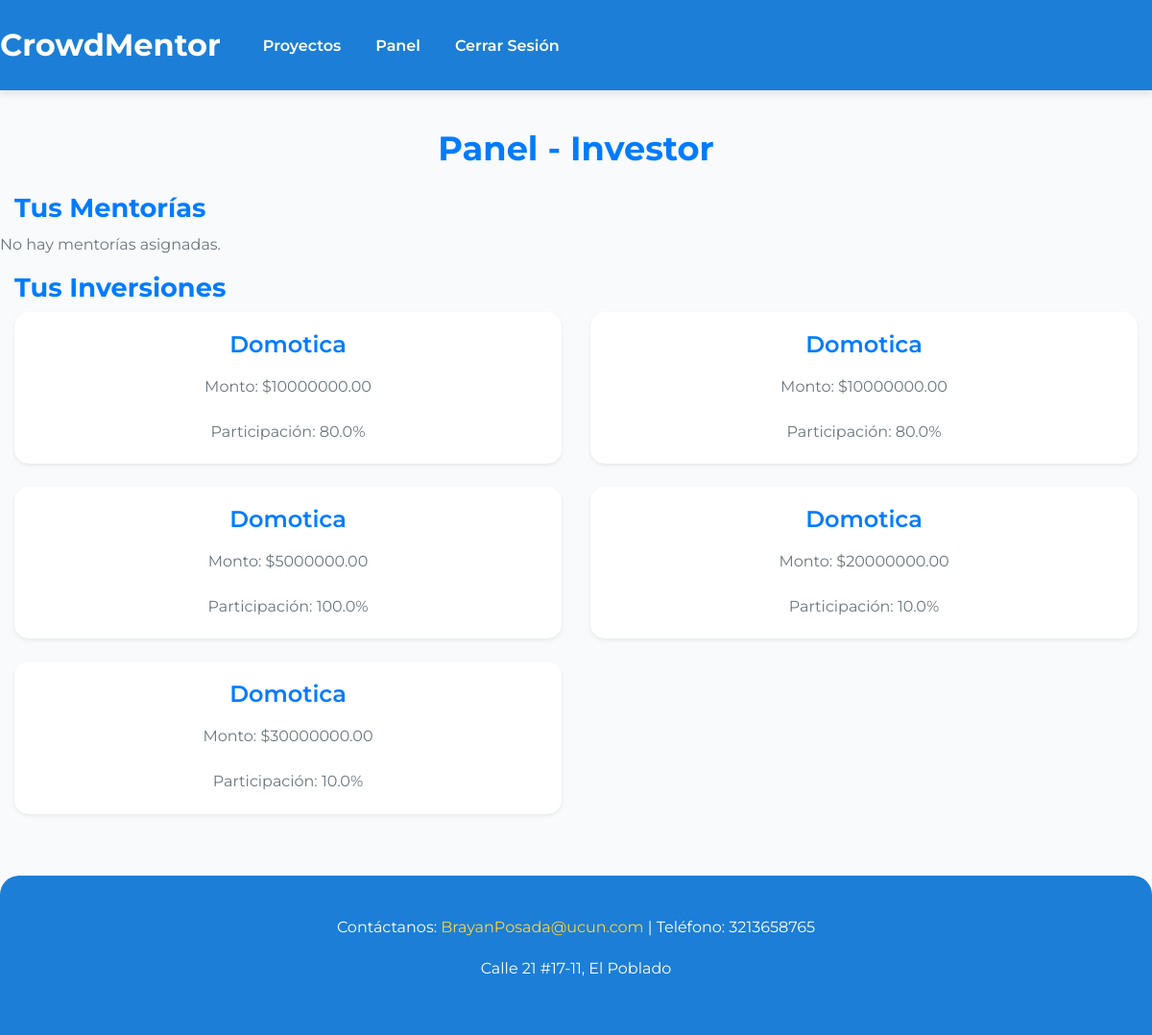
/dashboard/ (signed in), run on the app's committed database.
### core/models.py (models this page shows, shortened)
class Profile(models.Model):
    USER_TYPES = (
        ('entrepreneur', 'Emprendedor'),
        ('mentor', 'Mentor'),
        ('investor', 'Inversionista'),
        ('evaluator', 'Evaluador'),
    )
    user = models.OneToOneField(User, on_delete=models.CASCADE)
    user_type = models.CharField(max_length=20, choices=USER_TYPES)
    bio = models.TextField(blank=True)
    experience = models.TextField(blank=True)
    is_approved = models.BooleanField(default=False)  # For mentors/evaluators
    is_approved_by_admin = models.BooleanField(default=False)  # Para evaluadores aprobados por el administrador

class Investment(models.Model):
    project = models.ForeignKey(Project, on_delete=models.CASCADE, related_name='investments')
    investor = models.ForeignKey(User, on_delete=models.CASCADE)
    amount = models.DecimalField(max_digits=10, decimal_places=2)
    equity_percentage = models.FloatField()  # Percentage of project ownership
    invested_at = models.DateTimeField(default=timezone.now)
    STATUS_CHOICES = [
        ('pending', 'Pending'),
        ('accepted', 'Accepted'),
        ('rejected', 'Rejected'),
    ]
    status = models.CharField(max_length=10, choices=STATUS_CHOICES, default='pending')
    is_accepted = models.BooleanField(default=False)

class Project(models.Model):
    title = models.CharField(max_length=200)
    description = models.TextField()
    owner = models.ForeignKey(User, on_delete=models.CASCADE, related_name='projects')
    funding_goal = models.DecimalField(max_digits=10, decimal_places=2)
    amount_raised = models.DecimalField(max_digits=10, decimal_places=2, default=0)
    created_at = models.DateTimeField(default=timezone.now)
    image = models.ImageField(upload_to='projects/', blank=True, null=True)
    is_active = models.BooleanField(default=True)

### core/views.py (the view)
# urls.py: path('dashboard/', views.dashboard, name='dashboard'),
@login_required
def dashboard(request):
    try:
        profile = Profile.objects.get(user=request.user)
    except Profile.DoesNotExist:
        messages.error(request, 'No se encontró un perfil asociado a este usuario.')
        return redirect('home')
    if profile.user_type == 'evaluator' and not profile.is_approved_by_admin:
        messages.error(request, 'Tu cuenta aún no ha sido aprobada por el Administrador.')
        return redirect('home')
    if profile.user_type == 'mentor' and not profile.is_approved:
        messages.error(request, 'Tu cuenta aún no ha sido aprobada por un Evaluador.')
        return redirect('home')
    if request.user.is_superuser:  # Verificar si el usuario es administrador
        return render(request, 'admin_dashboard.html', {'profile': profile})
    if profile.user_type == 'entrepreneur':
        projects = Project.objects.filter(owner=request.user)
        investments = Investment.objects.filter(project__owner=request.user, status='pending')
        return render(request, 'dashboard.html', {'projects': projects, 'investments': investments, 'profile': profile})
    elif profile.user_type in ['mentor', 'investor']:
        if profile.user_type == 'mentor' and not profile.is_approved:
            messages.error(request, 'Tu cuenta aún no ha sido aprobada por un Evaluador.')
            return redirect('home')
        mentorships = Mentorship.objects.filter(mentor=request.user)
        investments = Investment.objects.filter(investor=request.user)
        return render(request, 'dashboard.html', {'mentorships': mentorships, 'investments': investments, 'profile': profile})
    else:  # Evaluator
        pending_mentors = Profile.objects.filter(user_type='mentor', is_approved=False)
        return render(request, 'dashboard.html', {'pending_mentors': pending_mentors, 'profile': profile})

### core/templates/dashboard.html (shortened to what this page needs)
{% extends 'base.html' %}
{% load static %}
{% block content %}
    <h2 class="text-center text-primary my-4">Panel - {{ profile.user_type|title }}</h2>
    {% if profile.user_type == 'entrepreneur' %}
        <h3 class="text-primary">Tus Proyectos</h3>
        <a href="{% url 'project_create' %}" class="btn btn-success mb-3">Crear Nuevo Proyecto</a>
        <div class="row">
            {% for project in projects %}
                <div class="col-md-6 mb-4">
                    <div class="card shadow-sm">
                        <div class="card-body">
                            <h5 class="card-title text-primary">{{ project.title }}</h5>
                            <p class="card-text text-muted">Meta de Financiación: ${{ project.funding_goal }}</p>
                            <p class="card-text text-muted">Monto Recaudado: ${{ project.amount_raised }}</p>
                            <a href="{% url 'project_detail' project.pk %}" class="btn btn-primary">Ver</a>
                        </div>
                    </div>
                </div>
            {% empty %}
                <p class="text-muted">No hay proyectos aún.</p>
            {% endfor %}
        </div>
        <h3 class="text-primary">Inversiones Pendientes</h3>
        <div class="row">
            {% for investment in investments %}
                {% if investment.status == 'pending' %}
                    <div class="col-md-6 mb-4">
                        <div class="card shadow-sm">
                            <div class="card-body">
                                <h5 class="card-title text-primary">{{ investment.investor.username }}</h5>
                                <p class="card-text text-muted">Monto: ${{ investment.amount }}</p>
                                <p class="card-text text-muted">Porcentaje: {{ investment.equity_percentage }}%</p>
                                <form method="post" action="{% url 'manage_investment' investment.id %}">
                                    {% csrf_token %}
                                    <button type="submit" name="action" value="accept" class="btn btn-success">Aceptar</button>
                                    <button type="submit" name="action" value="reject" class="btn btn-danger">Rechazar</button>
                                </form>
                            </div>
                        </div>
                    </div>
                {% endif %}
            {% empty %}
                <p class="text-muted">No hay inversiones pendientes.</p>
            {% endfor %}
        </div>
    {% elif profile.user_type == 'mentor' or profile.user_type == 'investor' %}
        <h3 class="text-primary">Tus Mentorías</h3>
        <div class="row">
            {% for mentorship in mentorships %}
                <div class="col-md-6 mb-4">
                    <div class="card shadow-sm">
                        <div class="card-body">
                            <h5 class="card-title text-primary">{{ mentorship.project.title }}</h5>
                            <p class="card-text text-muted">Estado: {{ mentorship.status }}</p>
                        </div>
                    </div>
                </div>
            {% empty %}
                <p class="text-muted">No hay mentorías asignadas.</p>
            {% endfor %}
        </div>
        <h3 class="text-primary">Tus Inversiones</h3>
        <div class="row">
            {% for investment in investments %}
                <div class="col-md-6 mb-4">
                    <div class="card shadow-sm">
                        <div class="card-body">
                            <h5 class="card-title text-primary">{{ investment.project.title }}</h5>
                            <p class="card-text text-muted">Monto: ${{ investment.amount }}</p>
                            <p class="card-text text-muted">Participación: {{ investment.equity_percentage }}%</p>
                        </div>
                    </div>
                </div>
            {% empty %}
                <p class="text-muted">No se han realizado inversiones.</p>
            {% endfor %}
        </div>
    {% endif %}
{% endblock %}

### core/static/css/styles.css (style rules this page uses)
body { font-family: 'Montserrat', Arial, sans-serif; background-color: #f9fafb; color: #2d3748; line-height: 1.7; margin: 0; }
h1, h2, h3 { font-weight: 700; color: #ffffff; }
h2 { font-size: 2.2rem; margin-bottom: 30px; text-align: center; }
h3 { font-size: 1.7rem; }
.card { border: none; border-radius: 15px; box-shadow: 0 8px 16px rgba(0, 0, 0, 0.1); transition: transform 0.3s ease, box-shadow 0.3s ease; background-color: #ffffff; }
.card-body { padding: 20px; text-align: center; }
.card-title { font-size: 1.5rem; font-weight: 600; color: #1c7ed6; margin-bottom: 15px; }
.card-text { font-size: 1rem; color: #495057; margin-bottom: 20px; }

### data on the page
Profile: user_type "Investor"
Investment: project "Domotica", amount "10000000.00", equity_percentage "80.0"
Investment: project "Domotica", amount "10000000.00", equity_percentage "80.0"
Investment: project "Domotica", amount "5000000.00", equity_percentage "100.0"
Investment: project "Domotica", amount "20000000.00", equity_percentage "10.0"
Investment: project "Domotica", amount "30000000.00", equity_percentage "10.0"
